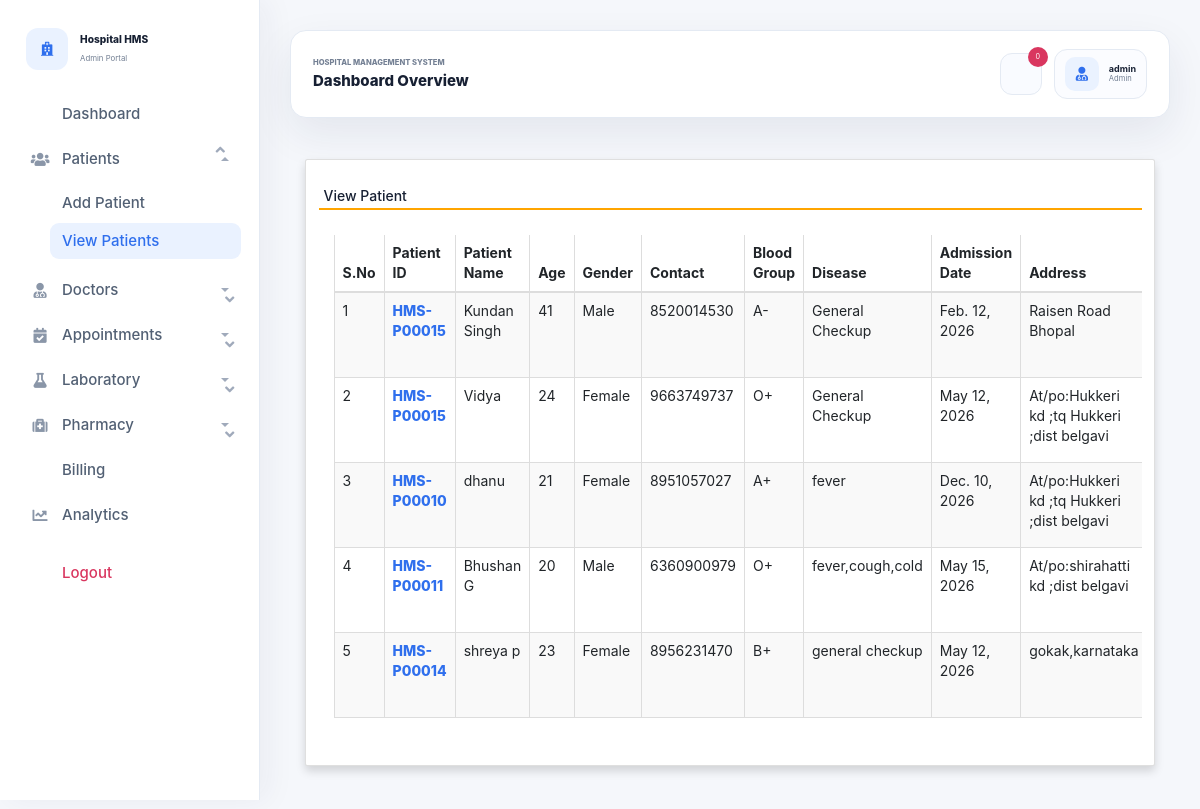
/view_patient (signed in), run on the app's committed database.
### hospitals/models.py (models this page shows, shortened)
class Patient(models.Model):
    BLOOD_GROUP_CHOICES = (
        ("A+", "A+"),
        ("A-", "A-"),
        ("B+", "B+"),
        ("B-", "B-"),
        ("AB+", "AB+"),
        ("AB-", "AB-"),
        ("O+", "O+"),
        ("O-", "O-"),
    )
    WARD_CHOICES = (
        ("General Ward", "General Ward"),
        ("ICU", "ICU"),
        ("Emergency", "Emergency"),
        ("Pediatrics", "Pediatrics"),
        ("Maternity", "Maternity"),
        ("Private Room", "Private Room"),
    )
    name = models.CharField(max_length=50)
    patient_id = models.CharField(max_length=20, blank=True, default="")
    age = models.PositiveIntegerField(null=True, blank=True)
    gender = models.CharField(max_length=10)
    mobile = models.IntegerField(null=True)
    blood_group = models.CharField(max_length=5, choices=BLOOD_GROUP_CHOICES, blank=True, default="")
    disease = models.CharField(max_length=100, blank=True, default="")
    admission_date = models.DateField(null=True, blank=True)
    address = models.CharField(max_length=50)
    ward = models.CharField(max_length=50, choices=WARD_CHOICES, null=True, blank=True)

### hospitals/views.py (the view)
# urls.py: path('view_patient', view_patient, name='view_patient'),
def view_patient(request):
    redirect_response = require_dashboard_access(request)
    if redirect_response:
        return redirect_response
    pat = Patient.objects.all()
    d = {'pat':pat, 'can_manage': can_manage_records(request)}
    return render(request,'view_patient.html', d)

### hospitals/views.py (called while the page is built)
def selected_role(request):
    role = request.session.get("user_role")
    if not role and request.user.is_authenticated and request.user.is_staff:
        role = "admin"
        request.session["user_role"] = role
    return role

def is_dashboard_user(request):
    return request.user.is_authenticated and selected_role(request) in ALL_ROLES

def can_manage_records(request):
    return request.user.is_authenticated and selected_role(request) in FULL_ACCESS_ROLES

def require_dashboard_access(request):
    if not is_dashboard_user(request):
        return redirect("login")
    return None

### hospitals/templates/view_patient.html (shortened to what this page needs)
{% extends 'admin_nav.html' %}
{% load static %}
{% block content %}
<head>
  <link rel="stylesheet" href="https://maxcdn.bootstrapcdn.com/bootstrap/3.4.1/css/bootstrap.min.css">
  <link rel="stylesheet" href="https://use.fontawesome.com/releases/v5.6.3/css/all.css">
</head>
<div class="container-fluid py-4">
    <div class="card shadow">
        <div class="card-body">
            <h5 class="p-2" style="border-bottom: 2px solid orange">View Patient</h5>
            <div class="table-responsive p-4">
                <table id="example" class="table table-striped table-bordered" style="width:100%">
			<thead>
				<tr>
					<th>S.No</th>
					<th>Patient ID</th>
					<th>Patient Name</th>
                    <th>Age</th>
                    <th>Gender</th>
					<th>Contact</th>
					<th>Blood Group</th>
					<th>Disease</th>
					<th>Admission Date</th>
					<th>Address</th>
				</tr>
			</thead>
			<tbody>
            {% for i in pat %}
			<tr>
				<td>{{ forloop.counter }}</td>
				<td class="patient-id">{{i.patient_id|default:"Auto ID"}}</td>
				<td>{{i.name}}</td>
				<td>{{i.age|default:"-"}}</td>
				<td>{{i.gender}}</td>
				<td>{{i.mobile}}</td>
				<td>{{i.blood_group|default:"-"}}</td>
				<td>{{i.disease|default:"General Checkup"}}</td>
				<td>{{i.admission_date|default:"-"}}</td>
				<td>{{i.address}}</td>
			</tr>
			{% endfor %}
			</tbody>
		</table>
		</div>
		</div>
	</div>
</div>
{% endblock content %}

### hospitals/templates/admin_nav.html (shortened to what this page needs)
<!DOCTYPE html>
{% load static %}
<html lang="en">
<head>
  <link rel="stylesheet" href="https://stackpath.bootstrapcdn.com/bootstrap/4.3.1/css/bootstrap.min.css">
  <link rel="stylesheet" href="https://maxcdn.bootstrapcdn.com/font-awesome/4.7.0/css/font-awesome.min.css">
  <link rel="stylesheet" href="{% static 'css/admin_dashboard.css' %}?v=20260514-portal">
</head>
<body class="erp-body">
  <div class="wrapper">
  <aside class="sidebar erp-sidebar" tabindex="0">
    <div class="sidebar-brand">
      <span class="brand-mark"><i class="fa fa-hospital-o"></i></span>
      <div>
        <strong>Hospital HMS</strong>
        <small>Admin Portal</small>
      </div>
    </div>
    <nav class="sidebar-nav">
      <a class="{% if request.resolver_match.url_name == 'admin_home' %}active{% endif %}" href="{% url 'admin_home' %}"><i class="fa fa-tachometer"></i><span>Dashboard</span></a>
      <div class="nav-group {% if request.resolver_match.url_name == 'add_patient' or request.resolver_match.url_name == 'view_patient' %}open{% endif %}">
        <button type="button"><i class="fa fa-users"></i><span>Patients</span><i class="fa fa-angle-down caret"></i></button>
        <div class="nav-submenu">
          {% if request.session.user_role != "patient" %}
          <a class="{% if request.resolver_match.url_name == 'add_patient' %}active-sub{% endif %}" href="{% url 'add_patient' %}">Add Patient</a>
          {% endif %}
          <a class="{% if request.resolver_match.url_name == 'view_patient' %}active-sub{% endif %}" href="{% url 'view_patient' %}">View Patients</a>
        </div>
      </div>
      <div class="nav-group {% if request.resolver_match.url_name == 'add_doctor' or request.resolver_match.url_name == 'view_doctor' %}open{% endif %}">
        <button type="button"><i class="fa fa-user-md"></i><span>Doctors</span><i class="fa fa-angle-down caret"></i></button>
      </div>
      <div class="nav-group {% if request.resolver_match.url_name == 'add_appointment' or request.resolver_match.url_name == 'view_appointment' %}open{% endif %}">
        <button type="button"><i class="fa fa-calendar-check-o"></i><span>Appointments</span><i class="fa fa-angle-down caret"></i></button>
      </div>
      <div class="nav-group {% if request.resolver_match.url_name == 'add_report' or request.resolver_match.url_name == 'view_reports' or request.resolver_match.url_name == 'download_reports' %}open{% endif %}">
        <button type="button"><i class="fa fa-flask"></i><span>Laboratory</span><i class="fa fa-angle-down caret"></i></button>
      </div>
      <div class="nav-group {% if request.resolver_match.url_name == 'add_medicine' or request.resolver_match.url_name == 'inventory' %}open{% endif %}">
        <button type="button"><i class="fa fa-medkit"></i><span>Pharmacy</span><i class="fa fa-angle-down caret"></i></button>
      </div>
      <a class="{% if request.resolver_match.url_name == 'create_bill' or request.resolver_match.url_name == 'payment_history' %}active{% endif %}" href="{% url 'create_bill' %}"><i class="fa fa-file-text-o"></i><span>Billing</span></a>
      <a class="{% if request.resolver_match.url_name == 'analytics' %}active{% endif %}" href="{% url 'analytics' %}"><i class="fa fa-line-chart"></i><span>Analytics</span></a>
    </nav>
    <a class="sidebar-logout" href="{% url 'logout' %}"><i class="fa fa-sign-out"></i> Logout</a>
  </aside>
  <div class="main-content erp-main">
    <nav class="top-navbar erp-topbar">
      <div>
        <p class="eyebrow">Hospital Management System</p>
        <h1>{{ title|default:"Dashboard Overview" }}</h1>
      </div>
      <div class="topbar-tools">
        <button class="topbar-icon" type="button" title="Notifications">
          <i class="fa fa-bell-o"></i>
          <span>{{ unread_notifications|default:"0" }}</span>
        </button>
        <div class="topbar-profile">
          <span><i class="fa fa-user-md"></i></span>
          <div>
            <strong>{{ request.user.username|default:"Admin" }}</strong>
            <small>{{ request.session.user_role|title|default:"Admin" }}</small>
          </div>
        </div>
      </div>
    </nav>
    <div class="content">
      {% block content %}
      {% endblock content %}
    </div>
  </div>
  </div>
</body>
</html>

### data on the page
Patient: patient_id "HMS-P00015", name "Kundan Singh", age "41", gender "Male", mobile "8520014530", blood_group "A-", disease "General Checkup", admission_date "Feb. 12, 2026", address "Raisen Road Bhopal"
Patient: patient_id "HMS-P00015", name "Vidya", age "24", gender "Female", mobile "9663749737", blood_group "O+", disease "General Checkup", admission_date "May 12, 2026", address "At/po:Hukkeri kd ;tq Hukkeri ;dist belgavi"
Patient: patient_id "HMS-P00010", name "dhanu", age "21", gender "Female", mobile "8951057027", blood_group "A+", disease "fever", admission_date "Dec. 10, 2026", address "At/po:Hukkeri kd ;tq Hukkeri ;dist belgavi"
Patient: patient_id "HMS-P00011", name "Bhushan G", age "20", gender "Male", mobile "6360900979", blood_group "O+", disease "fever,cough,cold", admission_date "May 15, 2026", address "At/po:shirahatti kd ;dist belgavi"
Patient: patient_id "HMS-P00014", name "shreya p", age "23", gender "Female", mobile "8956231470", blood_group "B+", disease "general checkup", admission_date "May 12, 2026", address "gokak,karnataka"

### other printed values
{{ title|default:"Dashboard Overview" }} "Dashboard Overview"
{{ unread_notifications|default:"0" }} "0"
{{ request.user.username|default:"Admin" }} "admin"
{{ request.session.user_role|title|default:"Admin" }} "Admin"
